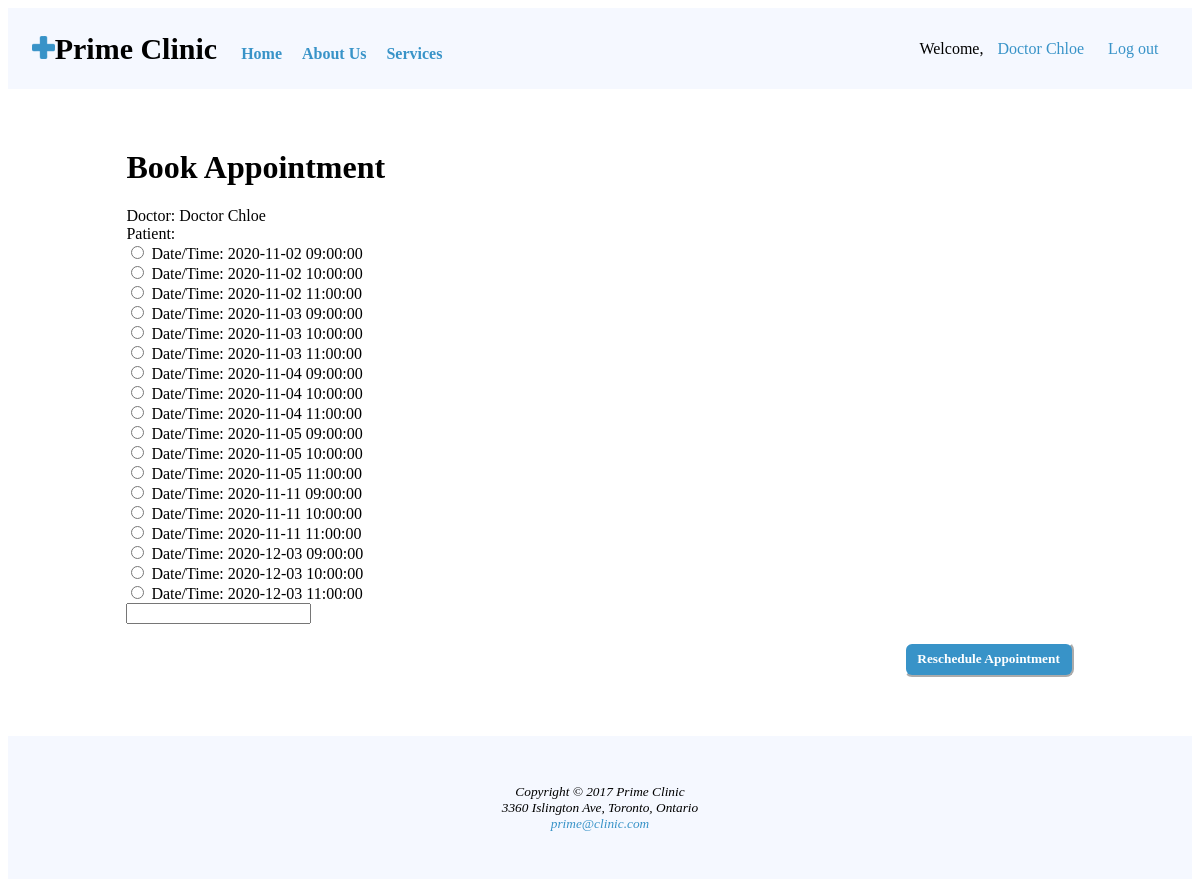
The app's page /drappointment.php (signed in) with its own data.
### tables this page shows
CREATE TABLE availableslots(
	SlotID INT(10) UNSIGNED NOT NULL AUTO_INCREMENT PRIMARY KEY,
	DoctorID INT(10),
	DoctorName VARCHAR(30),
	SlotDate DATE,
	SlotTime TIME
	);

### drappointment.php (the view, shortened to what this page needs)
<?php include "nav.php";
$chosenDoctor=$_SESSION['valid_user'];
$currentPatient=$_POST['patient'];
include "dbconnect.php";
?>
<html>
<body>
<div id='content' style='text-align:left'>
     <h1>Book Appointment</h1>
     <form method="post" action="confirmation.php">
     Doctor: <?php echo $chosenDoctor."<br>";
     echo "Patient: ".$currentPatient."<br>";
$sql="SELECT * FROM availableslots WHERE DoctorName = '$chosenDoctor' ";
$result=$dbcnx->query($sql);
if ($result->num_rows >0) {
     while($row=$result->fetch_assoc()) {
          echo "<input type='radio' value=".$row[SlotID]." name='chosenSlot'>";
          echo "<label> Date/Time: ". $row[SlotDate]. " ". $row[SlotTime]."</label><br>";
     }
}
else {
     echo $chosenDoctor.", you have no other available slots.";
}
    echo "<input type='text' value='$currentPatient' name = 'patient'><br><br>";
     echo"<div style='text-align:right'><input type='submit' value='Reschedule Appointment' name = 'DoctorReschedApt' id='Register' style='width:170px;'></div>";
?></form>
	 </div>
</body>
<footer>
	<small><i>Copyright &copy; 2017 Prime Clinic</i></small><br>
	<small><i>3360 Islington Ave, Toronto, Ontario</i></small><br>
	<small><i><a href="mailto:prime@clinic.com">prime@clinic.com</a></i></small>
  </footer>
</html>

### nav.php (shortened to what this page needs)
?><html lang="en">
<div id="head">
  <header>
    <p id="primeclinic"><img src="logo.png" width=23px alt="logo"><strong>Prime Clinic</strong></p>
    <nav><strong><a href="index.php" id="active">Home</a><a href="aboutus.php">About Us</a><a
          href="services.php">Services</a></strong></nav>
    <div id="buttons"><?php if (isset($_SESSION['valid_user'])) {
  if ($_SESSION['usertype']=='Patient') {
    echo "Welcome, <a href='userprofile.php'>".$_SESSION['valid_user']."</a> ";
    echo "<a href='logout.php'>Log out</a><br />";
  }
  else if ($_SESSION['usertype']=='Doctor') {
    echo "Welcome, <a href='drprofile.php'>".$_SESSION['valid_user']."</a> ";
    echo "<a href='logout.php'>Log out</a><br />";
  }
}
else {
  echo "<button id='Login' name='Login' onclick='location.href=\"login.php\"'>Login</button>";
  echo "<button id='Register' name='Register' onclick='location.href=\"register.php\"'>Register</button>";
}
?></div>
  </header>
</div>
</html>

### records on screen
availableslots: SlotDate "2020-11-02", SlotTime "09:00:00"
availableslots: SlotDate "2020-11-02", SlotTime "10:00:00"
availableslots: SlotDate "2020-11-02", SlotTime "11:00:00"
availableslots: SlotDate "2020-11-03", SlotTime "09:00:00"
availableslots: SlotDate "2020-11-03", SlotTime "10:00:00"
availableslots: SlotDate "2020-11-03", SlotTime "11:00:00"
availableslots: SlotDate "2020-11-04", SlotTime "09:00:00"
availableslots: SlotDate "2020-11-04", SlotTime "10:00:00"
availableslots: SlotDate "2020-11-04", SlotTime "11:00:00"
availableslots: SlotDate "2020-11-05", SlotTime "09:00:00"
availableslots: SlotDate "2020-11-05", SlotTime "10:00:00"
availableslots: SlotDate "2020-11-05", SlotTime "11:00:00"
availableslots: SlotDate "2020-11-11", SlotTime "09:00:00"
availableslots: SlotDate "2020-11-11", SlotTime "10:00:00"
availableslots: SlotDate "2020-11-11", SlotTime "11:00:00"
availableslots: SlotDate "2020-12-03", SlotTime "09:00:00"
availableslots: SlotDate "2020-12-03", SlotTime "10:00:00"
availableslots: SlotDate "2020-12-03", SlotTime "11:00:00"

### other values on screen
$_SESSION['valid_user'] "Doctor Chloe"
$chosenDoctor "Doctor Chloe"
